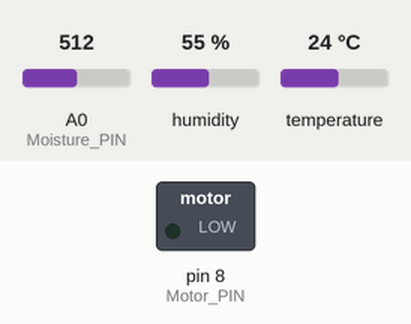
A sketch run on a simulated Arduino Uno, built with avr-gcc and run on an emulated ATmega328P. On the bench: switched loads named in the sketch (green lamp = pin HIGH). Dashed ring = blinking. The inputs (shaded band) are chosen by the test bench; at power-on: A0 (Moisture_PIN) = 512, humidity 55 %, temperature 24 °C.

Above: at 1.2 s.
1.3 s: A0 (Moisture_PIN) set to 421
2.8 s: A0 (Moisture_PIN) set to 398
At 3.5 s:
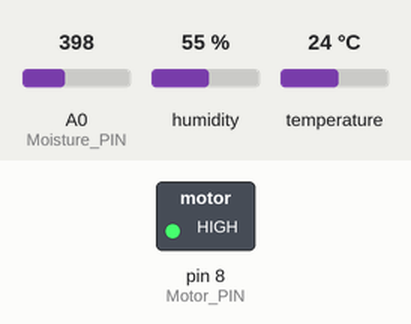
9.0 s: A0 (Moisture_PIN) set to 511
At 9.7 s:
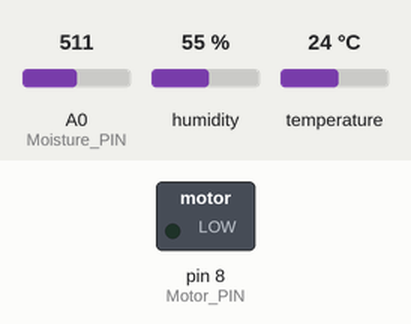
10.5 s: A0 (Moisture_PIN) set to 306
At 11.6 s:
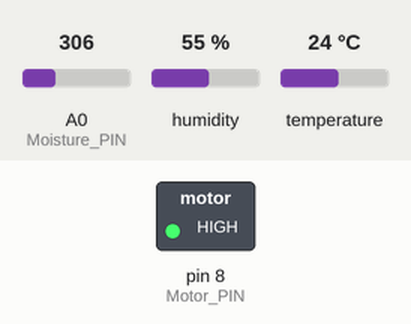
Timing chart, 0 to 14.6 s (numbered marks = the images above; inputs shaded):
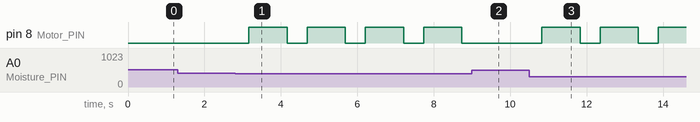

The sketch:

em.ino
```cpp
#include <dht.h>
dht DHT;
#define temp_lowerBound 10
#define temp_upperBound 25

#define hum_lowerBound 10
#define hum_higherBound 25

#define Moisture_PIN A0
#define DHT11_PIN A1
#define Motor_PIN 8
int is_hot=0;
int is_cold=0;

String msg;
int temp;
int humidity;
int moisture;

void get_data();
void send_data();
void check_data();
void start_pump();

void setup()
{
  Serial.begin(9600);
  pinMode(Motor_PIN, OUTPUT);
  digitalWrite(Motor_PIN,LOW);
}

void loop()
{
    get_data();
    check_data();
   while (Serial.available())
  {
    delay(10);
    char c = Serial.read();
    msg +=c;
  }
  if(msg.length()>0)
  {
    if(msg=="on")
    {
      send_data();
    }
    msg = "";
  }
    delay(500);
}


void get_data()
{
  int chk = DHT.read11(DHT11_PIN);
  temp=int(DHT.temperature);
  humidity=int(DHT.humidity);

  moisture = analogRead(Moisture_PIN)*0.0048828125;
}

void check_data()
{
  if(temp<temp_lowerBound)
  {
    is_cold=1;
  }
   else if(temp>temp_upperBound)
  {
    is_hot=1;
  }
  else
  {
    is_cold=0;
    is_hot=0;
    }

   if(moisture<2)
   {
    start_pump();
   }
}

void start_pump()
{
  digitalWrite(Motor_PIN,HIGH);
  delay(1000);
  digitalWrite(Motor_PIN,LOW);
 }

void send_data()
{
  Serial.write(lowByte(temp));
 Serial.write(highByte(temp));
   //Serial.println(temp);

  Serial.write(lowByte(humidity));
  Serial.write(highByte(humidity));
   //Serial.println(humidity);

  Serial.write(lowByte(moisture));
  Serial.write(highByte(moisture));
    //Serial.println(moisture);

  //Serial.write(lowByte(is_hot));
 // Serial.write(highByte(is_hot));
    //Serial.println(is_hot);

  //Serial.write(lowByte(is_cold));
  //Serial.write(highByte(is_cold));
  //Serial.println(is_cold);
  //Serial.println("////////////////");
}
```

Measured:
- the behaviour switches between 410 and 409 on A0 (Moisture_PIN) (found by bisection; images 0 and 1)
- after the input at 1.3 s, every drawn part: stays the same
- after the input at 2.8 s, pin 8 (Motor_PIN): alternates HIGH for 1.0 s and LOW for 0.52 s, starting after 0.36 s
- after the input at 9.0 s, pin 8 (Motor_PIN): stays LOW (without the input it goes to HIGH after 0.26 s)
- after the input at 10.5 s, pin 8 (Motor_PIN): alternates HIGH for 1.0 s and LOW for 0.52 s, starting after 0.33 s
